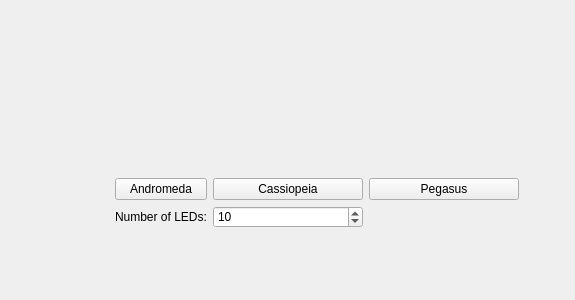
<?xml version="1.0" encoding="UTF-8"?>
<ui version="4.0">
 <class>ZonePlacementPage</class>
 <widget class="QWizardPage" name="ZonePlacementPage">
  <property name="geometry">
   <rect>
    <x>0</x>
    <y>0</y>
    <width>575</width>
    <height>300</height>
   </rect>
  </property>
  <property name="mouseTracking">
   <bool>false</bool>
  </property>
  <property name="windowTitle">
   <string>WizardPage</string>
  </property>
  <property name="styleSheet">
   <string notr="true">DistributorLabel {
border-radius: 15px;
border: 2px solid #d5d8dd;
padding:5px;
}
DistributorLabel:hover{
border-color: #8f96a4;
}
DistributorLabel[selected='true']{
	border-color: #6baef7;
}</string>
  </property>
  <layout class="QGridLayout" name="gridLayout">
   <item row="1" column="1" colspan="2">
    <widget class="DistributorLabel" name="andromedaLabel">
     <property name="minimumSize">
      <size>
       <width>150</width>
       <height>100</height>
      </size>
     </property>
     <property name="baseSize">
      <size>
       <width>0</width>
       <height>100</height>
      </size>
     </property>
     <property name="styleSheet">
      <string notr="true">*{
	image:url(:/img/andromeda.png);
}
*[selected='true']{
	image:url(:/img/andromeda_selected.png);
}</string>
     </property>
     <property name="text">
      <string/>
     </property>
    </widget>
   </item>
   <item row="2" column="2">
    <widget class="QPushButton" name="pbAndromeda">
     <property name="text">
      <string>Andromeda</string>
     </property>
    </widget>
   </item>
   <item row="1" column="3">
    <widget class="DistributorLabel" name="cassiopeiaLabel">
     <property name="minimumSize">
      <size>
       <width>150</width>
       <height>100</height>
      </size>
     </property>
     <property name="baseSize">
      <size>
       <width>150</width>
       <height>100</height>
      </size>
     </property>
     <property name="styleSheet">
      <string notr="true">*{
	image:url(:/img/cassiopeia.png);
}
*[selected='true']{
	image:url(:/img/cassiopeia_selected.png);
}</string>
     </property>
     <property name="text">
      <string/>
     </property>
    </widget>
   </item>
   <item row="2" column="4">
    <widget class="QPushButton" name="pbPegasus">
     <property name="text">
      <string>Pegasus</string>
     </property>
    </widget>
   </item>
   <item row="7" column="3">
    <spacer name="verticalSpacer_2">
     <property name="orientation">
      <enum>Qt::Vertical</enum>
     </property>
     <property name="sizeHint" stdset="0">
      <size>
       <width>20</width>
       <height>40</height>
      </size>
     </property>
    </spacer>
   </item>
   <item row="2" column="3">
    <widget class="QPushButton" name="pbCassiopeia">
     <property name="text">
      <string>Cassiopeia</string>
     </property>
    </widget>
   </item>
   <item row="1" column="4">
    <widget class="DistributorLabel" name="pegasusLabel">
     <property name="minimumSize">
      <size>
       <width>150</width>
       <height>100</height>
      </size>
     </property>
     <property name="styleSheet">
      <string notr="true">*{
	image:url(:/img/pegasus.png);
}
*[selected='true']{
	image:url(:/img/pegasus_selected.png);
}</string>
     </property>
     <property name="text">
      <string/>
     </property>
    </widget>
   </item>
   <item row="3" column="3">
    <widget class="QSpinBox" name="sbNumberOfLeds">
     <property name="minimum">
      <number>1</number>
     </property>
     <property name="value">
      <number>10</number>
     </property>
    </widget>
   </item>
   <item row="0" column="3">
    <spacer name="verticalSpacer">
     <property name="orientation">
      <enum>Qt::Vertical</enum>
     </property>
     <property name="sizeHint" stdset="0">
      <size>
       <width>20</width>
       <height>40</height>
      </size>
     </property>
    </spacer>
   </item>
   <item row="3" column="2">
    <widget class="QLabel" name="label">
     <property name="text">
      <string>Number of LEDs:</string>
     </property>
    </widget>
   </item>
   <item row="1" column="0">
    <spacer name="horizontalSpacer">
     <property name="orientation">
      <enum>Qt::Horizontal</enum>
     </property>
     <property name="sizeHint" stdset="0">
      <size>
       <width>40</width>
       <height>20</height>
      </size>
     </property>
    </spacer>
   </item>
   <item row="1" column="5">
    <spacer name="horizontalSpacer_2">
     <property name="orientation">
      <enum>Qt::Horizontal</enum>
     </property>
     <property name="sizeHint" stdset="0">
      <size>
       <width>40</width>
       <height>20</height>
      </size>
     </property>
    </spacer>
   </item>
  </layout>
 </widget>
 <customwidgets>
  <customwidget>
   <class>DistributorLabel</class>
   <extends>QLabel</extends>
   <header>wizard\distributorlabel.h</header>
  </customwidget>
 </customwidgets>
 <resources/>
 <connections/>
</ui>
